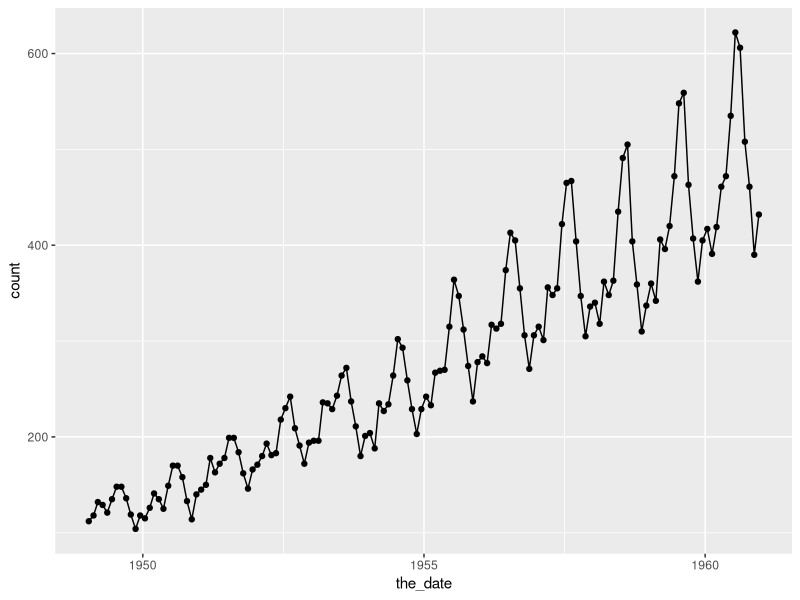
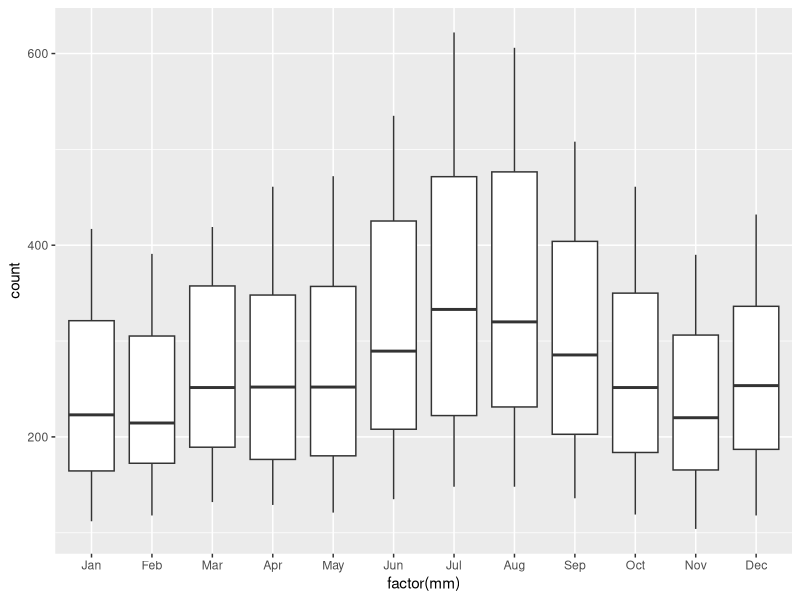

The R source for these figures, in order:
## ---- chunk 1
library(tidyverse)
library(lubridate)
## ---- chunk 2
AirPassengers
## ---- chunk 3
month_names=month(1:12,label=T)
month_names
data.frame(count=as.integer(AirPassengers)) %>% 
  bind_cols(crossing(yy=1949:1960,mm=month_names)) %>%
  mutate(the_date=str_c(yy,"-",mm,"-15")) %>% 
  mutate(the_date=ymd(the_date)) -> air
air
## ---- chunk 4
ggplot(air,aes(x=the_date,y=count))+geom_point()+geom_line()
## ---- chunk 5
air %>% write_csv("airline_passengers.csv")
## ---- chunk 6
air %>% group_by(mm) %>% summarize(m=mean(count))
## ---- chunk 7
ggplot(air,aes(x=factor(mm),y=count))+geom_boxplot()
